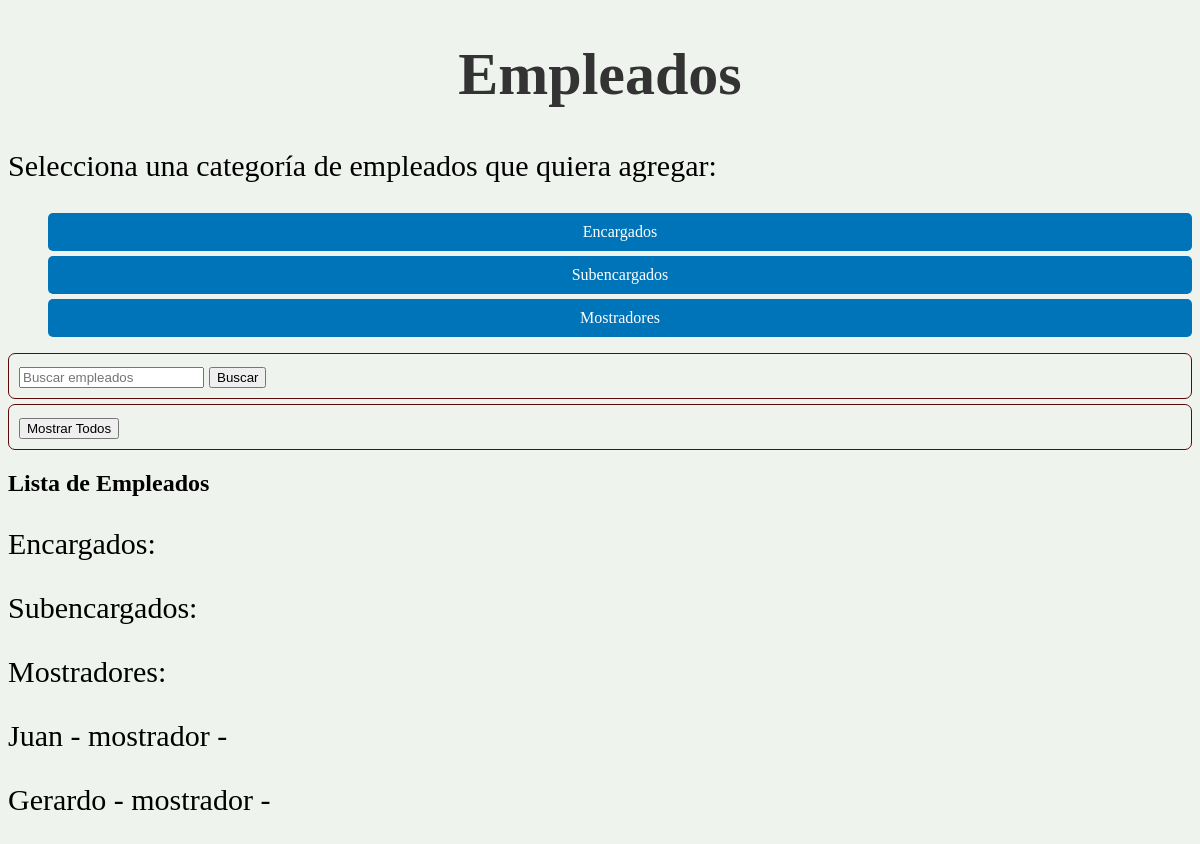
The page /empleados/mostrarempleados/ on the database as committed earlier.
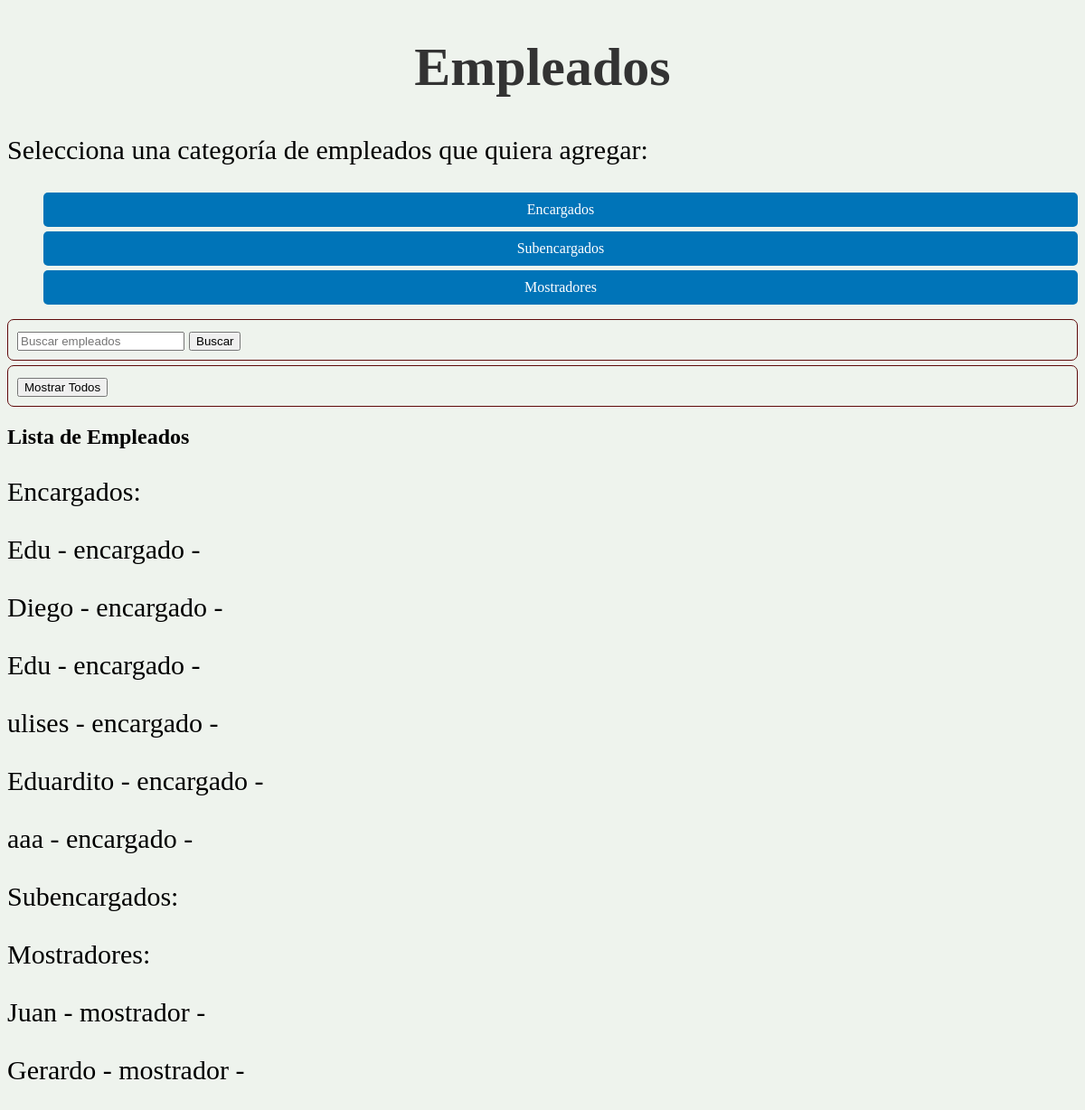
The same page on the database as committed later.
### empleados/models.py (models this page shows)
class mostrador(models.Model):
    Nombre = models.CharField(max_length=64)
    Apellido = models.CharField(max_length=64)
    telefono = models.CharField(max_length=20)
    edad = models.IntegerField()
    email = models.EmailField()
    descripcion = models.CharField(max_length=10)
    empleo = models.CharField(max_length=64, default='mostrador')
    creador = models.ForeignKey(User, on_delete=models.SET_NULL, null=True)

class encargado(models.Model):
    Nombre = models.CharField(max_length=64)
    Apellido = models.CharField(max_length=64)
    telefono = models.CharField(max_length=20)
    edad = models.IntegerField()
    email = models.EmailField()
    descripcion = models.CharField(max_length=10)
    empleo = models.CharField(max_length=64, default='encargado')
    creador = models.ForeignKey(User, on_delete=models.SET_NULL, null=True)

### empleados/views.py (the view)
# urls.py: path('mostrarempleados/', views.mostrarempleados, name='mostrarempleados'),
def mostrarempleados(request):
    encargados = encargado.objects.all()
    subencargados = subencargado.objects.all()
    mostradores = mostrador.objects.all()
    context = {
        'encargados': encargados,
        'subencargados': subencargados,
        'mostradores': mostradores,
    }
    return render(request, 'mostrarempleados.html', context)

### empleados/templates de empleados/mostrarempleados.html (shortened to what this page needs)
{% extends 'base.html' %}
{% block content %}
  <h2>Lista de Empleados</h2>
  <p>Encargados:</p>
  {% for encargado in encargados %}
    <p>
      {{ encargado.Nombre }} - {{ encargado.empleo }} -
    </p>
  {% endfor %}
  <p>Subencargados:</p>
  <p>Mostradores:</p>
  {% for mostrador in mostradores %}
    <p>
      {{ mostrador.Nombre }} - {{ mostrador.empleo }} -
    </p>
  {% endfor %}
{% endblock %}

### templates_base/base.html (shortened to what this page needs)
{% load static %}
<!DOCTYPE html>
<html>
<head>
  <link rel="stylesheet" type="text/css" href="{% static 'css/css.css' %}">
</head>
<body>
  <h1>{% block heading %}Empleados{% endblock %}</h1>
  <p>Selecciona una categoría de empleados que quiera agregar:</p>
  <ul>
    <li><a href="{% url 'encargados' %}">Encargados</a></li>
    <li><a href="{% url 'subencargados' %}">Subencargados</a></li>
    <li><a href="{% url 'mostradores' %}">Mostradores</a></li>
  </ul>
  <form method="get" action="{% url 'busqueda' %}">
    <input type="text" name="q" placeholder="Buscar empleados">
    <button type="submit">Buscar</button>
  </form>
  <form method="get" action="{% url 'mostrarempleados' %}">
    <button type="submit">Mostrar Todos </button>
  </form>
  {% block content %}{% endblock %}
</body>
</html>

### static/css/css.css (style rules this page uses)
body { background-color: rgb(238, 243, 237); }
h1 { font-size: 60px; color: #333; text-align: center; }
ul { list-style-type: none; }
ul li a { text-decoration: none; display: block; padding: 10px; background-color: #0074b8; color: #fff; border-radius: 5px; margin: 5px 0; text-align: center; }
form { width: 100%; padding: 10px; margin: 5px 0; border: 1px solid #5f0a0a; border-radius: 7px; box-sizing: border-box; font-size: 20px; }
p { font-size: 30px; }

Rows that differ between the two databases and show on the page:
added encargado: Nombre "Edu", empleo "encargado"
added encargado: Nombre "Diego", empleo "encargado"
added encargado: Nombre "Edu", empleo "encargado"
added encargado: Nombre "ulises", empleo "encargado"
added encargado: Nombre "Eduardito", empleo "encargado"
added encargado: Nombre "aaa", empleo "encargado"
